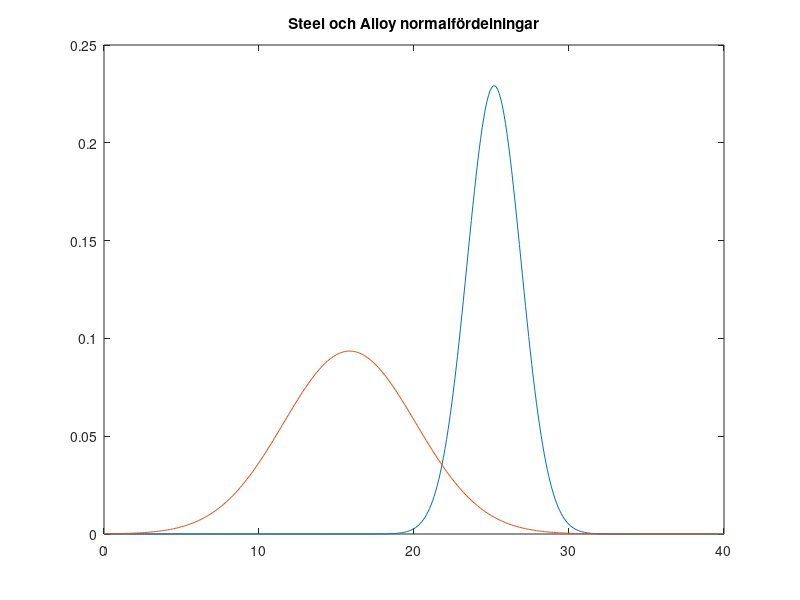

The MATLAB script that drew this image: (Note: this script raises an error after producing the figure.)
prm=107;
dtS=[24.3 25.4 28.4 25.9 23.2 25.4 23.6]';
dtA=[9.90 19.9 16.1 17.5]'; %dtA=[9.9.0  19.9  16.1  17.5]; ?????

mu_s = mean(dtS)
sigma_s = std(dtS) 

y = normpdf(dtS, mu_s, sigma_s)

%scatter(x, y)

pd = fitdist(dtS,'Normal');

x_values = 0:0.1:40;
y_s = pdf(pd, x_values);

plot(x_values, y_s);
title('Steel')

pd = fitdist(dtA,'Normal');

mu_a = mean(dtA)
sigma_a = std(dtA)

x_values = 0:0.1:40;
y_a = pdf(pd, x_values);

hold on
plot(x_values, y_a);
title('Steel och Alloy normalfördelningar')

lillietest(y_s, 'Alpha', 0.01)
lillietest(y_a, 'Alpha', 0.01)

legend('Steel', 'Alloy')

%figure
%normplot([y_s y_a]);

%[h,p,ci,stats] = ttest(y_s, y_a, 'Alpha', 0.01, 'Tail', 'right')
%[h,p,ci,stats] = ttest(y_a, y_s, 'Alpha', 0.01, 'Tail', 'left')

t = abs((mu_a - mu_s)/sqrt((sigma_a^2)/length(dtA) + (sigma_s^2)/length(dtS)))

length(dtS) %-2 = 5 DOG
length(dtA) %-2 = 2 DOF
length(dtS)+length(dtA) %-2 = 9 DOF
var(dtA)^2
var(dtS)^2
(var(dtA)^2)/(var(dtS)^2)

gammas = ((var(dtA)^2/length(dtA)+var(dtS)^2/length(dtS))^2)/(((var(dtA)^2/length(dtA))^2/(length(dtA)-1) + (var(dtS)^2/length(dtS))^2/(length(dtS)-1)))

a = mean(dtA)-mean(dtS)
b = 1.6377*sqrt((var(dtA)^2)/length(dtA)+(var(dtS)^2)/length(dtS))

L1 = a - b
L2 = a + b

%https://www.itl.nist.gov/div898/handbook/eda/section3/eda3672.htm#:~:text=The%20most%20commonly%20used%20significance,we%20reject%20the%20null%20hypothesis.
